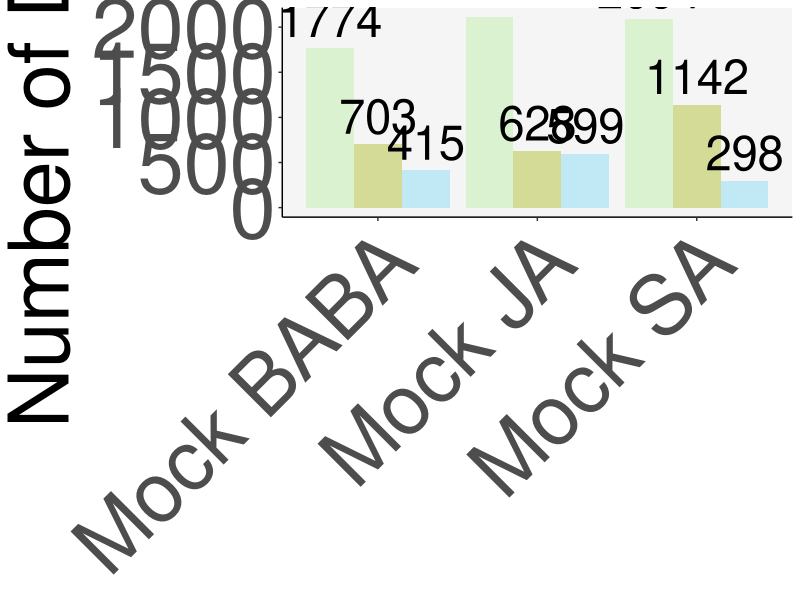
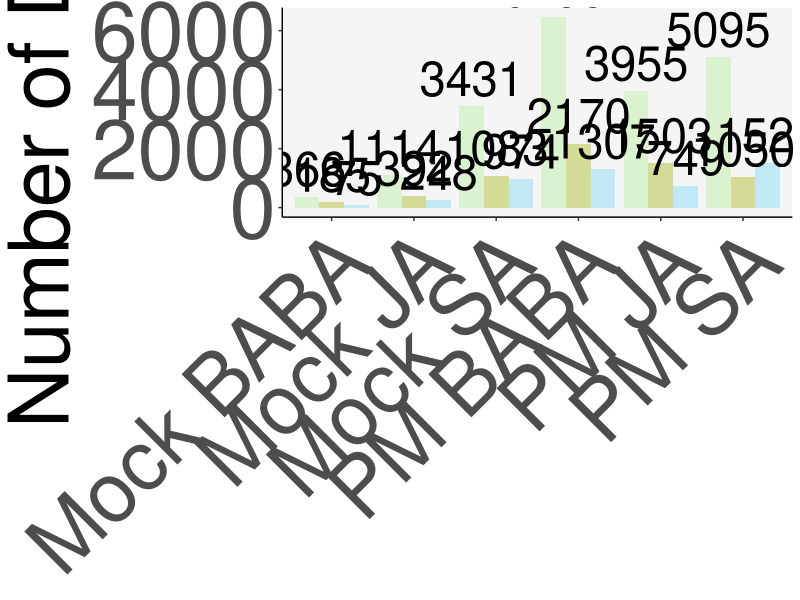
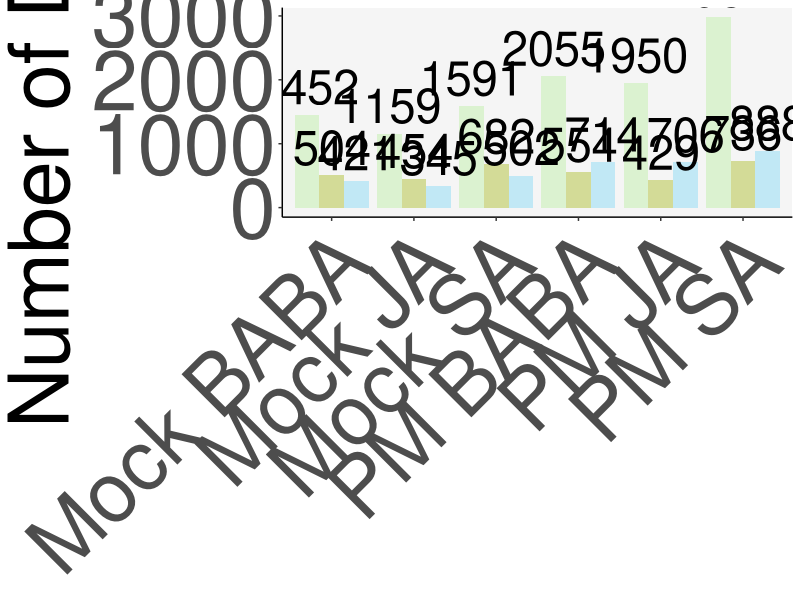

Write the R code that produced these figures, in order.
library(tidyverse)

degs <- read.csv("data/summary_data_full_fc1.csv")

degs <- degs %>%
  pivot_longer(cols = c(All_significant_DEGs, Upregulated_DEGs, Downregulated_DEGs),
               names_to = "Category", values_to = "Count") #convert to long format for ease of plotting

#set Conditions as factor and set order to appear on graph
degs$Condition <- factor(degs$Condition, levels = c(
  "Mock BABA",
  "Mock JA",
  "Mock SA",
  "PM BABA",
  "PM JA",
  "PM SA"
))

# set all, up, down as factor and set order to appear on graph
degs$Category <- factor(degs$Category, 
                           levels = c("All_significant_DEGs", 
                                      "Upregulated_DEGs", 
                                      "Downregulated_DEGs"))

#0dpi
degs_0dpi <- degs %>%
  filter(Timepoint == "0dpi")

p <- ggplot(degs_0dpi, aes(x = Condition, y = Count, fill = Category)) + 
  geom_bar(stat = "identity", position = position_dodge()) + #bar plot of DEGs split by all, up, down
  geom_text(aes(label = Count), 
            position = position_dodge(width = 0.9), #add numbers as labels to bars
            vjust = -0.3, size = 12) +
  labs(y = "Number of DEGs") +
  scale_fill_manual(values = c(
    "All_significant_DEGs" = "#DBF2D0",
    "Upregulated_DEGs" = "#D3DB97", # set custom colours
    "Downregulated_DEGs" = "#C1E8F5"
  )) + 
  theme(panel.grid.major = element_blank(), #remove major grid lines
        panel.grid.minor = element_blank(), #remove minor grid lines
        panel.background = element_rect(fill = "#f5f5f5"), #light grey background to match other graphs
        axis.line = element_line(), #add lines to axes
        axis.text.x = element_text(size = 60, angle = 45, hjust = 1), # Change x-axis label size and position
        axis.text.y = element_text(size = 60), #change y-axis label size
        legend.position = "none",     # remove legend
        axis.title.x = element_blank(), # remove x-axis title
        axis.title.y = element_text(size = 60)) #change y-axis title size
    
ggsave(filename = "graphs/0dpi_DEGs.pdf", plot = p, device = pdf, width = 33, height = 20)

#1dpi
degs_1dpi <- degs %>%
  filter(Timepoint == "1dpi")

p <- ggplot(degs_1dpi, aes(x = Condition, y = Count, fill = Category)) + 
  geom_bar(stat = "identity", position = position_dodge()) + #bar plot of DEGs split by all, up, down
  geom_text(aes(label = Count), 
            position = position_dodge(width = 0.9), #add numbers as labels to bars
            vjust = -0.3, size = 12) +
  scale_fill_manual(values = c(
    "All_significant_DEGs" = "#DBF2D0",
    "Upregulated_DEGs" = "#D3DB97", # set custom colours
    "Downregulated_DEGs" = "#C1E8F5"
  )) + 
  labs(y = "Number of DEGs") +
  theme(panel.grid.major = element_blank(), #remove major grid lines
        panel.grid.minor = element_blank(), #remove minor grid lines
        panel.background = element_rect(fill = "#f5f5f5"), #light grey background to match other graphs
        axis.line = element_line(), #add lines to axes
        axis.text.x = element_text(size = 60, angle = 45, hjust = 1), # Change x-axis label size and position
        axis.text.y = element_text(size = 60), #change y-axis label size
        legend.position = "none",     # remove legend
        axis.title.x = element_blank(), # remove x-axis title
        axis.title.y = element_text(size = 60)) #change y-axis title size

ggsave(filename = "graphs/1dpi_DEGs.pdf", plot = p, device = pdf, width = 33, height = 20)

#2dpi
degs_2dpi <- degs %>%
  filter(Timepoint == "2dpi")

p <- ggplot(degs_2dpi, aes(x = Condition, y = Count, fill = Category)) + 
  geom_bar(stat = "identity", position = position_dodge()) + #bar plot of DEGs split by all, up, down
  geom_text(aes(label = Count), 
            position = position_dodge(width = 0.9), #add numbers as labels to bars
            vjust = -0.3, size = 12) +
  scale_fill_manual(values = c(
    "All_significant_DEGs" = "#DBF2D0",
    "Upregulated_DEGs" = "#D3DB97", # set custom colours
    "Downregulated_DEGs" = "#C1E8F5"
  )) + 
  labs(y = "Number of DEGs") +
  theme(panel.grid.major = element_blank(), #remove major grid lines
        panel.grid.minor = element_blank(), #remove minor grid lines
        panel.background = element_rect(fill = "#f5f5f5"), #light grey background to match other graphs
        axis.line = element_line(), #add lines to axes
        axis.text.x = element_text(size = 60, angle = 45, hjust = 1), # Change x-axis label size and position
        axis.text.y = element_text(size = 60), #change y-axis label size
        legend.position = "none",     # remove legend
        axis.title.x = element_blank(), # remove x-axis title
        axis.title.y = element_text(size = 60)) #change y-axis title size

ggsave(filename = "graphs/2dpi_DEGs.pdf", plot = p, device = pdf, width = 33, height = 20)
